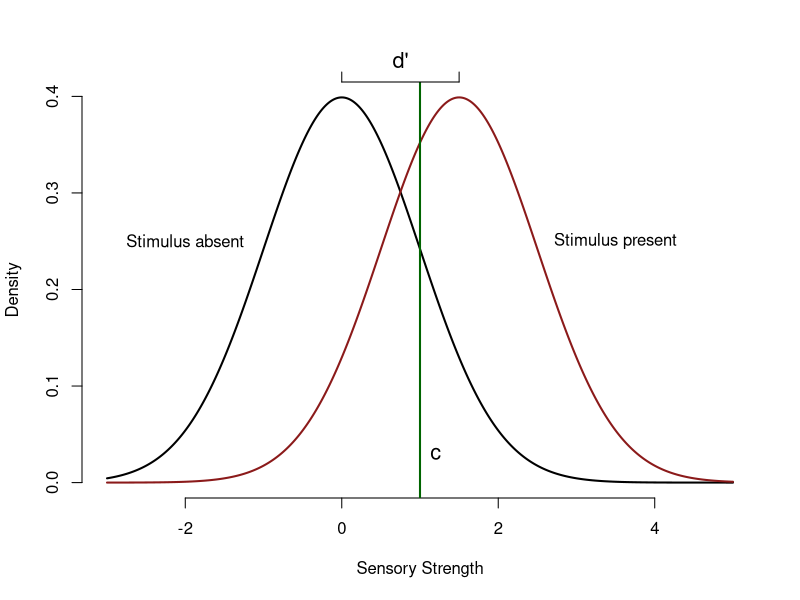

The R source for this figure:
############### First High-Thrshold Model #################################################

#negative log likelihood of high-threshold model
nll.ht <- function(par, y){ #1. argument: vector with parameters, 2. arg: vector with data (h, m, f, c)
  d <- par[1]
  g <- par[2]
  p <- 1:4 # reserve space
  p[1] <- d + (1 - d) * g   #probability of a hit
  p[2] <- 1 - p[1]          # probability of a miss
  p[3] <- g                 # probability of a false alarm
  p[4] <- 1 - p[3]          #probability of a correct rejection
  return(-sum(y * log(p)))
}

y <- c(75, 25, 30, 20) #h, m, f, c
par <- c(.5, .5) #starting values for probability parameters
out <- optim(par, nll.ht, y = y)
out$par
out$value

################ Model Comparison High-Threshold Model ####################################


#negative log likelihood for any one condition
nll.condition <- function(par, y){ #assign par=c(d, g), y = c(h, m, f, c)
  p <- 1:4
  d <- par[1]
  g <- par[2]
  p[1] <- d + (1 - d) * g
  p[2] <- 1 - p[1]
  p[3] <- (1 - d) * g
  p[4] <- 1 - p[3]
  return(-sum(y * log(p)))
}

#negative log likelihood for General Model:
#assign par4 = (d1, g1, d2, g2), y8 = (h1, m1, f1, c1, h2, m2, f2, c2)
nll.g <- function(par4, y8){            
  nll.condition(par4[1:2], y8[1:4]) +     #condition 1
    nll.condition(par4[3:4], y8[5:8])       #condition 2
}

#negative log likelihood for Model 1:
#assign par3 = (d, g1, g2), y8 = (h1, m1, f1, c1, h2, m2, f2, c2)
nll.1 <- function(par3, y8){            
  nll.condition(par3[1:2], y8[1:4]) +     #condition 1
    nll.condition(par3[c(1, 3)], y8[5:8])       #condition 2
}

#negative log likelihood for Model 2:
#assign par3 = (d1, d2, g), y8 = (h1, m1, f1, c1, h2, m2, f2, c2)
nll.2 <- function(par3, y8){            
  nll.condition(par3[c(1, 3)], y8[1:4]) +     #condition 1
    nll.condition(par3[2:3], y8[5:8])       #condition 2
}



### Data analysis
dat <- c(22, 28, 22, 28   #h, m, f, c for condition 1
         , 35, 15, 21, 29) #h, m, f, c for condition 2

#General Model
par.m <- c(.5, .5, .5, .5) #starting values
mod.g  <- optim(par.m, nll.g, y8 = dat, hessian = T)

#Model 1
par.m <- c(.5, .5, .5) #starting values
mod.1 <- optim(par.m, nll.1, y8 = dat, hessian = T)

#Model 2
par.m <- c(.5, .5, .5) #starting values
mod.2 <- optim(par.m, nll.2, y8 = dat, hessian = T)



### Model comparison

G1 <- 2*(mod.1$value - mod.g$value)
G2 <- 2*(mod.2$value - mod.g$value)

qchisq(.95, df = 1) #Critical value for alpha = .05

c(m1 = 1 - pchisq(G1, df = 1), m2 = 1 - pchisq(G2, df = 1)) #p-values



############### First Signal Detection Model #################################################

##Graph
x <- seq(-3, 5, .01)
y.noise <- dnorm(x)
y.signal <- dnorm(x, 1.5)

plot(x, y.noise
     , type = "l", lwd = 2
     , xlim = range(x)
     , frame.plot = F
     , ylab = "Density"
     , xlab = "Sensory Strength"
)
lines(x, y.signal, col = "firebrick4", lwd = 2)
# make.line(0)
# make.line(1.5, 1.5)
abline(v = 1, lwd = 2, col = "darkgreen")
axis(3, at = c(0, 1.5), labels = c("", ""))
mtext("d'", 3, line = .5, at = .75, cex = 1.3)
text(1.2, .03, "c", cex = 1.3)
text(-2, .25, "Stimulus absent")
text(3.5, .25, "Stimulus present")

##Model
#log likelihood for signal detection
ll.sd <- function(par, y){       #par = c(d', c) y = c(hit, miss, fa, cr)
  p <- 1:4
  p[1] <- 1 - pnorm(par[2], par[1], 1)
  p[2] <- 1 - p[1]
  p[3] <- 1 - pnorm(par[2], 0, 1)
  p[4] <- 1 - p[3]
  -sum(y * log(p))
}

#Data analysis
y <- c(40, 10, 30, 20)
par <- c(1, 0) #starting values
out <- optim(par, ll.sd, y = y)
out$par


#####SDT for 2 conditions

#par = c(d'1, d'2, c) y = c(hit1, miss1, fa1, cr1, hit2, miss2, fa2, cr2)
nll.sdt <- function(par3, y8){            
  ll.sd(par3[c(1, 3)], y8[1:4]) +     #condition 1
    ll.sd(par3[2:3], y8[5:8])       #condition 2
}

### Data analysis
dat <- c(22, 28, 22, 28   #h, m, f, c for condition 1
         , 35, 15, 21, 29) #h, m, f, c for condition 2

par.m <- c(1, 2, 1) #starting values
out2  <- optim(par.m, nll.sdt, y8 = dat, hessian = T)





